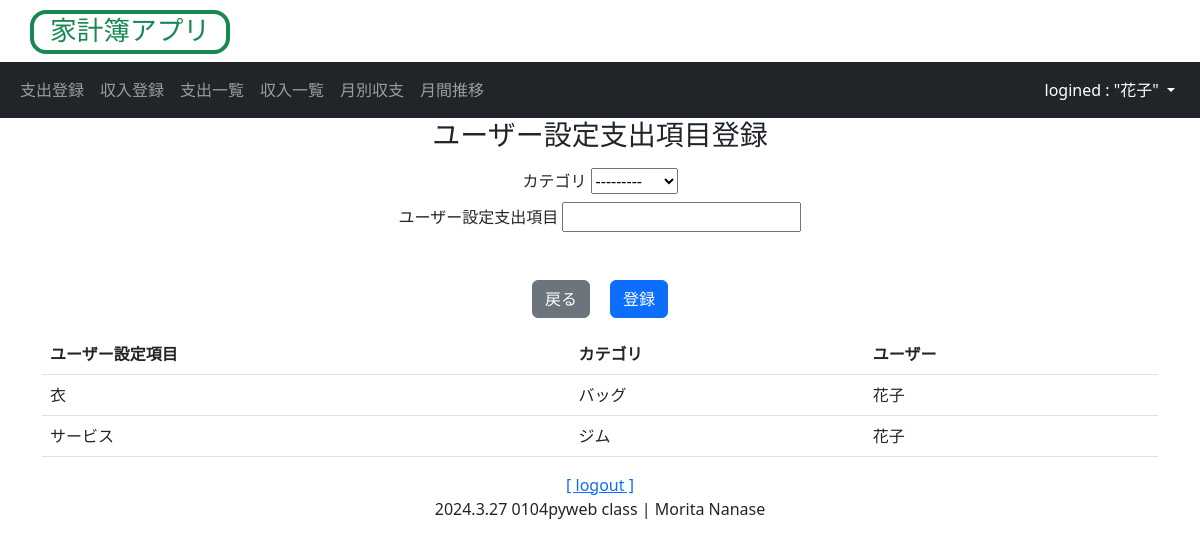
The app's page /money/payment_item_register/ (signed in), older data.
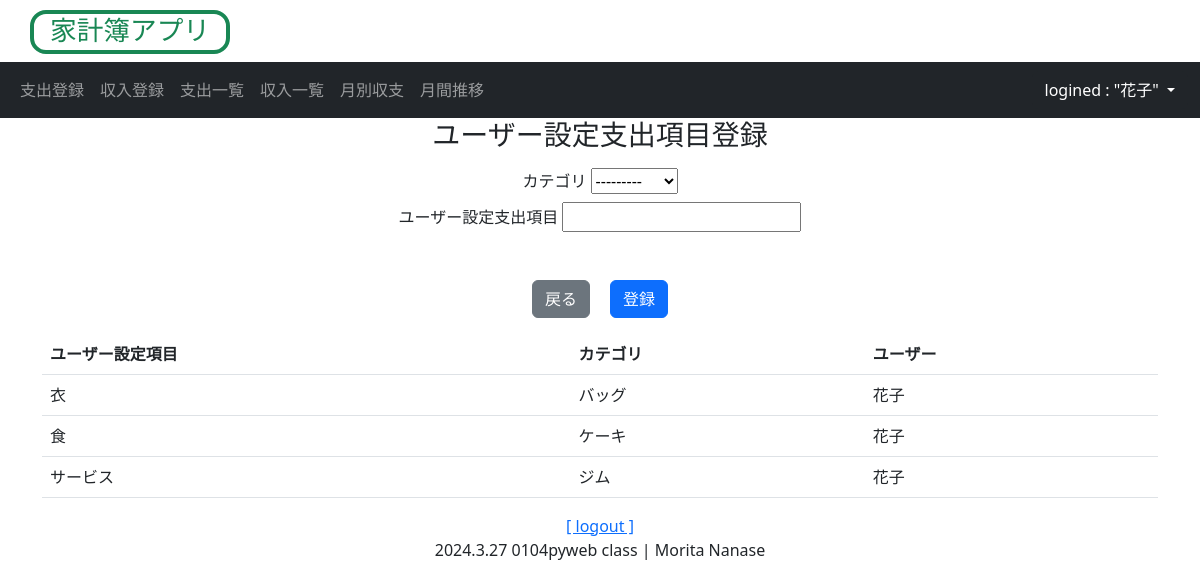
The same page, newer data.
### money/models.py (models this page shows, shortened)
class PaymentOrigItem(models.Model):
    account_id = models.ForeignKey(User, on_delete=models.CASCADE, null=True)
    name = models.CharField('ユーザー設定支出項目', max_length=32)
    category = models.ForeignKey(PaymentCategory, on_delete=models.PROTECT, verbose_name='カテゴリ')
    class Meta:
        ordering = ('category',)

class PaymentCategory(models.Model):
    name = models.CharField('支出カテゴリ', max_length=32, unique=True)
    def __str__(self):
        return self.name
    class Meta:
        ordering = ('id',)

### accounts/models.py (models this page shows)
class User(AbstractBaseUser, PermissionsMixin):
    account_id = models.CharField(
        verbose_name=_("account_id"),
        unique=True,
        max_length=10
    )
    email = models.EmailField(
        verbose_name=_("email"),
        unique=True
    )
    family_name = models.ForeignKey(
        Family,
        verbose_name=_("家名"),
        on_delete=models.SET_NULL,
        default=None,  # デフォルト値
        null=True,
        blank=True
    )
    first_name = models.CharField(
        verbose_name=_("名前"),
        max_length=150,
        null=True,
        blank=True
    )
    is_superuser = models.BooleanField(
        verbose_name=_("is_superuer"),
        default=False
    )
    is_staff = models.BooleanField(
        verbose_name=_('staff status'),
        default=True,
    )
    is_active = models.BooleanField(
        verbose_name=_('active'),
        default=True,
    )
    created_at = models.DateTimeField(
        verbose_name=_("created_at"),
        auto_now_add=True
    )
    updated_at = models.DateTimeField(
        verbose_name=_("updateded_at"),
        auto_now=True
    )
    objects = UserManager()
    USERNAME_FIELD = 'account_id' # ログイン時、ユーザー名の代わりにaccount_idを使用
    REQUIRED_FIELDS = ['email']  # スーパーユーザー作成時にemailも設定
    def __str__(self):
        return self.account_id

### money/views.py (the view, shortened to what this page needs)
# urls.py: path('money/payment_item_register/', views.PaymentOrigItemRegister.as_view(), name='payment_item_register'),
class PaymentOrigItemRegister(LoginRequiredMixin, CreateView):
    template_name = "money/item_register.html"
    model = PaymentOrigItem
    form_class = PaymentOrigItemForm   # 登録用フォームを設定
    def get_queryset(self):
        login_user = self.request.user  # ログイン中のユーザーを取得
        queryset = super().get_queryset() # PaymentList.objects.all()と同等
        queryset = queryset.filter(account_id=login_user)
        self.form = PaymentOrigItemForm(self.request.GET or None)
        return queryset
    def get_context_data(self, **kwargs): #オーバーライド
        context = super().get_context_data(**kwargs) # 親クラスの get_context_dataメソッドを実行
        context['page_title'] = 'ユーザー設定支出項目登録'
        context['lists'] = self.get_queryset()
        return context

### money/forms.py
class PaymentOrigItemForm(ModelForm):
    class Meta:
        model = PaymentOrigItem
        fields = ['category', 'name']

### money/my_context_processor.py (called while the page is built)
def common(request): # 家計簿アプリの共通コンテクスト
    now = timezone.now()
    return {"now_year": now.year,
            "now_month": now.month}

### money/templates/money/item_register.html (shortened to what this page needs)
{% extends 'money/base.html' %}
{% block title %}
  <div class="h3 text-center">{{ page_title }}</div>
{% endblock %}
{% block content %}
  <div style="width:40%" class="mt-3 mx-auto text-center">
    <form method="POST">
      {% for field in form %}
        <div class="mt-2">
          <label class="label mr-4">{{ field.label }}</label>
          {{ field }}
        </div>
      {% endfor %}
      <div class="mt-5 mx-auto text-center">
        {% if '支出' in page_title %}
          <a href="{% url 'money:payment_create' %}" class="btn btn-secondary">戻る</a>&emsp;
        {% else %}
          <a href="{% url 'money:income_create' %}" class="btn btn-secondary">戻る</a>&emsp;
        {% endif %}
        <button type="submit" class="btn btn-primary">登録</button>
      </div>
    </form>
  </div>
<table class="table mt-3">
  <tr>
    <th>ユーザー設定項目</th>
    <th>カテゴリ</th>
    <th>ユーザー</th>
  </tr>
{% for list in lists %}
  <tr>
    <td>{{ list.category }}</td>
    <td>{{ list.name }}</td>
    <td>{{ list.account_id }}</td>
  </tr>
{% endfor %}
</table>
{% endblock %}

Row changes from the older to the newer data that the page shows:
added PaymentOrigItem: category "食", name "ケーキ", account_id "花子"
